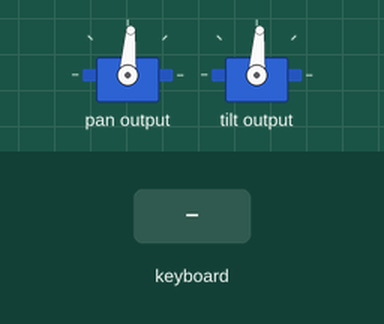
Recording of a program running on a simulated Raspberry Pi (BCM pin numbers) with a Pan-Tilt HAT. Shown: 2 × servo. Inputs (shaded band) come from the test bench. The full-screen text the program places in the terminal is not drawn; servo angles are drawn from the pulse width (0.5 ms = 0°, 2.5 ms = 180°).

Above: at 1.2 s.
1.3 s: key right typed on the keyboard
At 1.9 s:
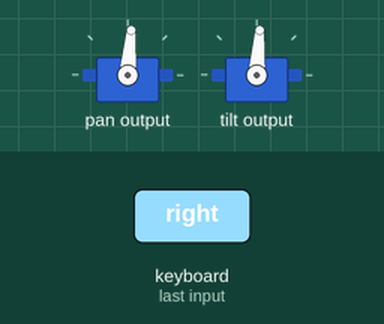
2.8 s: key up typed on the keyboard
At 3.1 s:
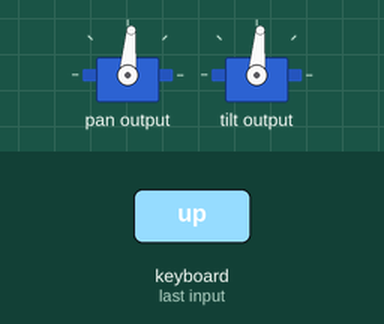
Timing chart, 0 to 5.8 s (numbered marks = the images above; inputs shaded):
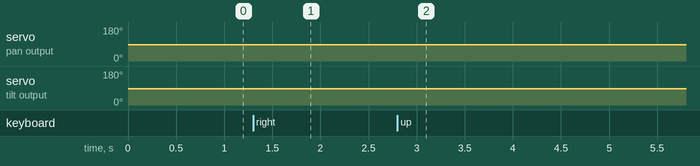

Measured:
- after the input at 1.3 s, servo on pan output: 86° → 85° at once
- after the input at 2.8 s, servo on tilt output: 86° → 85° at once

The program:

keyboard.py
```python
# Raspberry-Pi pan and tilt using arrow keys script
# must be run from Pi's terminal!
# use code "python KeyboardPanTilt.py" after you cd into the correct folder!

# Importing required libraries
import curses
import os
import time
import pantilthat

# Initialise camera

# Set up key mappings and curses for arrow key responses
screen = curses.initscr()  # Get the curses screen window
curses.noecho()            # Turn off input echoing
curses.cbreak()            # Respond to keys immediately (don't wait for enter)
screen.keypad(True)        # Map arrow keys to special values

# Initialise pan and tilt positions and process increments driven by arrow keys
# Set start-up servo positions
pan_angle = 0.0
tilt_angle = 0.0
pantilthat.pan(pan_angle)
pantilthat.tilt(tilt_angle)

# Set arrow key delta
delta_pan = 1.0
delta_tilt = 1.0

pic_num = 1  # Initialise picture number

# Process active key presses
# -- Letter 'p' will take a picture and store as image[pic_num].jpg
# -- Arrow keys control Pan Tilt Camera (delta_pan/delta_tilt degrees)
# -- Letter 'q' will quit the application
try:
    while True:
        char = screen.getch()
        if char == ord('q'):
            # If 'q' is pressed, quit
            break
        elif char == curses.KEY_RIGHT:
            screen.addstr(0, 0, 'Moving right    ')
            if (pan_angle - delta_tilt) > -90:
                pan_angle -= delta_tilt
            pantilthat.pan(pan_angle)
            time.sleep(0.005)
        elif char == curses.KEY_LEFT:
            screen.addstr(0, 0, 'Moving left     ')
            if (pan_angle + delta_tilt) < 90:
                pan_angle += delta_tilt
            pantilthat.pan(pan_angle)
            time.sleep(0.005)
        elif char == curses.KEY_DOWN:
            screen.addstr(0, 0, 'Moving down     ')
            if (tilt_angle + delta_pan) < 90:
                tilt_angle += delta_pan
            pantilthat.tilt(tilt_angle)
            time.sleep(0.005)
        elif char == curses.KEY_UP:
            screen.addstr(0, 0, 'Moving up       ')
            if (tilt_angle - delta_pan) > -90:
                tilt_angle -= delta_pan
            pantilthat.tilt(tilt_angle)
            time.sleep(0.005)
finally:
    # Shut down cleanly
    curses.nocbreak()
    screen.keypad(0)
    curses.echo()
    curses.endwin()
```
